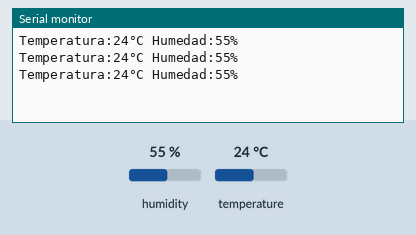
A sketch run on a simulated Arduino Uno, built with avr-gcc and run on an emulated ATmega328P. On the bench: the last lines printed to the serial monitor. Inputs (shaded band) come from the test bench; at power-on: humidity 55 %, temperature 24 °C.

Above: at 2.8 s.
2.9 s: humidity set to 22 %
At 4.5 s:
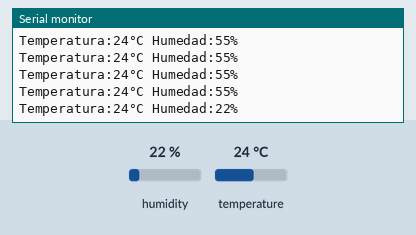
5.6 s: temperature set to 12 °C
At 7.7 s:
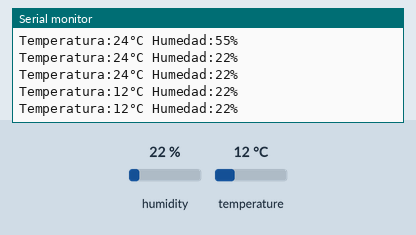
8.3 s: humidity set to 40 %
At 10.0 s:
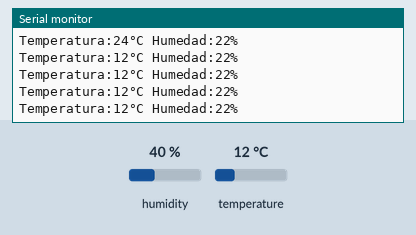
Timing chart, 0 to 11.5 s (numbered marks = the images above; inputs shaded):
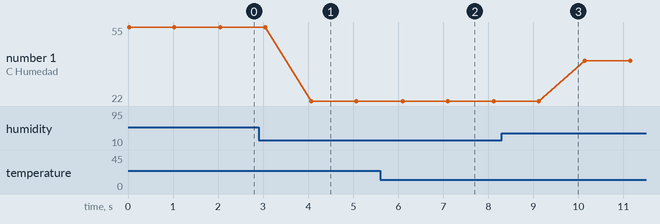

The sketch:

Ejemplo11.ino
```cpp
#include <DHT.h>

int sensor=5;
int temp;
int hum;

DHT dht(sensor,DHT11);//llamaremos al objeto : dht indicaremos el pin conectado(2) y el modelo(dht11);


void setup() {
Serial.begin(9600);
dht.begin();//indicamos al objeto dht la relacion con el monitor serial
}

void loop() {
temp=dht.readTemperature();
hum=dht.readHumidity();

Serial.print("Temperatura:");
Serial.print(temp);
Serial.print("°C ");

Serial.print("Humedad:");
Serial.print(hum);
Serial.print("% ");
Serial.println();
delay(1000);
}
```

Measured:
- after the input at 2.9 s, the serial monitor: prints a new line after 1.2 s (image 1)
- after the input at 5.6 s, the serial monitor: prints a new line after 0.50 s (image 2)
- plotted number 1: 55 → 22 after the input at 2.9 s, 22 → 40 after the input at 8.3 s
